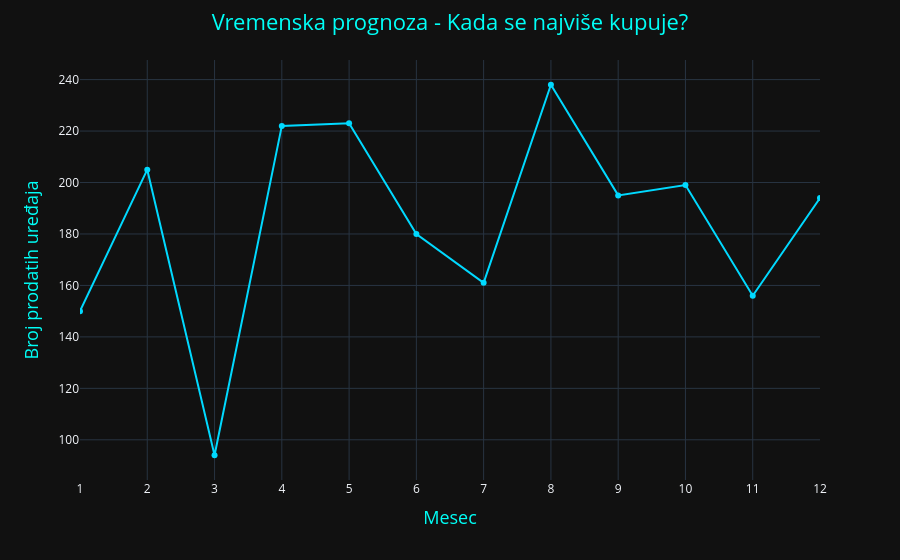

The notebook cell saved with this chart:
### Markdown cell above
## Vremenska prognoza

#### Izvuci mesečni trend zarade. Da li ljudi više kupuju pametne uređaje zimi ili leti?

### Code cell
df["Datum"] = pd.to_datetime(df["Datum"], errors="coerce") # Iz nekoga razloga moram ovo

df["Mesec"] = df["Datum"].dt.month

df_group = df.groupby("Mesec").agg(suma = ("Količina", "sum")).reset_index()

fig = px.line(df_group, 
              x = "Mesec", 
              y = "suma",
              markers=True,
              template="plotly_dark")

fig.update_layout(title=dict(text="Vremenska prognoza - Kada se najviše kupuje?", x=0.5, xanchor="center", font=dict(size=22, color="#00FFF7")))

fig.update_xaxes(title="Mesec", 
                 title_font=dict(size=18, color="#00FFF7"), 
                 dtick=1,
                 range=[1, 12])

fig.update_yaxes(title="Broj prodatih uređaja", title_font=dict(size=18, color="#00FFF7"))

fig.update_traces(line_color="#00D9FF")

fig.show()

### Figure 1 — Plotly figure (JSON) as saved in the notebook; plotly's stock layout.template omitted (floating-point values rounded to 4 significant figures)
{"data": [{"hovertemplate": "Mesec=%{x}<br>suma=%{y}<extra></extra>", "legendgroup": "", "line": {"color": "#00D9FF", "dash": "solid"}, "marker": {"symbol": "circle"}, "mode": "lines+markers", "name": "", "orientation": "v", "showlegend": false, "type": "scatter", "x": [1, 2, 3, 4, 5, 6, 7, 8, 9, 10, 11, 12], "xaxis": "x", "y": [150.0, 205.0, 94.0, 222.0, 223.0, 180.0, 161.0, 238.0, 195.0, 199.0, 156.0, 194.0], "yaxis": "y"}], "layout": {"legend": {"tracegroupgap": 0}, "margin": {"t": 60}, "title": {"font": {"color": "#00FFF7", "size": 22}, "text": "Vremenska prognoza - Kada se najviše kupuje?", "x": 0.5, "xanchor": "center"}, "xaxis": {"anchor": "y", "domain": [0, 1], "dtick": 1, "range": [1, 12], "title": {"font": {"color": "#00FFF7", "size": 18}, "text": "Mesec"}}, "yaxis": {"anchor": "x", "domain": [0, 1], "title": {"font": {"color": "#00FFF7", "size": 18}, "text": "Broj prodatih uređaja"}}}}
